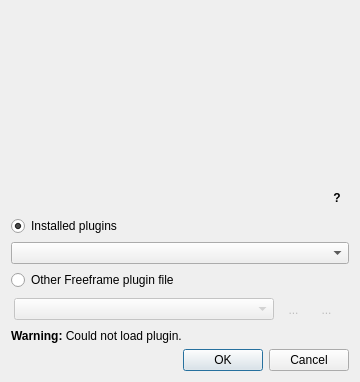
<?xml version="1.0" encoding="UTF-8"?>
<ui version="4.0">
 <class>FFGLEffectSelectionDialog</class>
 <widget class="QDialog" name="FFGLEffectSelectionDialog">
  <property name="geometry">
   <rect>
    <x>0</x>
    <y>0</y>
    <width>360</width>
    <height>382</height>
   </rect>
  </property>
  <property name="windowTitle">
   <string>Dialog</string>
  </property>
  <property name="windowIcon">
   <iconset resource="../icons.qrc">
    <normaloff>:/glmixer/icons/ffgl-source.png</normaloff>:/glmixer/icons/ffgl-source.png</iconset>
  </property>
  <property name="styleSheet">
   <string notr="true">QToolButton {
     border-style: solid;
     border-width: 1px;
     border-radius:5px;
         padding: 3px;
     min-height: 16px;
     min-width: 16px;
     border-color: transparent;
     background: transparent;
}</string>
  </property>
  <layout class="QVBoxLayout" name="verticalLayout">
   <item>
    <widget class="SourceDisplayWidget" name="preview" native="true">
     <property name="sizePolicy">
      <sizepolicy hsizetype="Preferred" vsizetype="Expanding">
       <horstretch>0</horstretch>
       <verstretch>0</verstretch>
      </sizepolicy>
     </property>
    </widget>
   </item>
   <item>
    <layout class="QHBoxLayout" name="horizontalLayout_2">
     <item>
      <widget class="QLabel" name="label_3">
       <property name="text">
        <string/>
       </property>
       <property name="pixmap">
        <pixmap resource="../icons.qrc">:/glmixer/icons/freeframe.png</pixmap>
       </property>
       <property name="scaledContents">
        <bool>false</bool>
       </property>
      </widget>
     </item>
     <item>
      <widget class="QToolButton" name="helpFreeFrameButton">
       <property name="toolTip">
        <string>Open Online Documentation</string>
       </property>
       <property name="styleSheet">
        <string notr="true">QToolButton {
     min-height: 16px;
     min-width: 16px;
     max-height: 16px;
     max-width: 16px;
        font: bold;
}

</string>
       </property>
       <property name="text">
        <string>?</string>
       </property>
       <property name="icon">
        <iconset resource="../icons.qrc">
         <normaloff>:/glmixer/icons/question.png</normaloff>:/glmixer/icons/question.png</iconset>
       </property>
      </widget>
     </item>
    </layout>
   </item>
   <item>
    <widget class="QRadioButton" name="freeframeEmbededPlugin">
     <property name="text">
      <string>Installed plugins</string>
     </property>
     <property name="checked">
      <bool>true</bool>
     </property>
    </widget>
   </item>
   <item>
    <widget class="QComboBox" name="freeframeEmbededList">
     <item>
      <property name="text">
       <string/>
      </property>
     </item>
    </widget>
   </item>
   <item>
    <widget class="QRadioButton" name="freeframeFilePlugin">
     <property name="text">
      <string>Other Freeframe plugin file</string>
     </property>
    </widget>
   </item>
   <item>
    <widget class="QWidget" name="widgetSelectPluginFile" native="true">
     <property name="enabled">
      <bool>false</bool>
     </property>
     <property name="sizePolicy">
      <sizepolicy hsizetype="Preferred" vsizetype="Maximum">
       <horstretch>0</horstretch>
       <verstretch>0</verstretch>
      </sizepolicy>
     </property>
     <layout class="QHBoxLayout" name="horizontalLayout">
      <property name="leftMargin">
       <number>3</number>
      </property>
      <property name="topMargin">
       <number>0</number>
      </property>
      <property name="bottomMargin">
       <number>0</number>
      </property>
      <item>
       <widget class="QComboBox" name="freeframeFileList">
        <property name="toolTip">
         <string>Select a FreeFrame plugin</string>
        </property>
        <property name="editable">
         <bool>false</bool>
        </property>
        <property name="maxCount">
         <number>10</number>
        </property>
        <property name="insertPolicy">
         <enum>QComboBox::InsertAtTop</enum>
        </property>
        <property name="sizeAdjustPolicy">
         <enum>QComboBox::AdjustToMinimumContentsLength</enum>
        </property>
        <property name="duplicatesEnabled">
         <bool>false</bool>
        </property>
        <property name="frame">
         <bool>true</bool>
        </property>
       </widget>
      </item>
      <item>
       <widget class="QToolButton" name="freeframeOpenfile">
        <property name="toolTip">
         <string>Browse to open a shared library file (.dll, .so or .bundle).</string>
        </property>
        <property name="text">
         <string>...</string>
        </property>
        <property name="icon">
         <iconset resource="../icons.qrc">
          <normaloff>:/glmixer/icons/folderadd.png</normaloff>:/glmixer/icons/folderadd.png</iconset>
        </property>
       </widget>
      </item>
      <item>
       <widget class="QToolButton" name="freeframeDeleteFile">
        <property name="text">
         <string>...</string>
        </property>
        <property name="icon">
         <iconset resource="../icons.qrc">
          <normaloff>:/glmixer/icons/fileclose.png</normaloff>:/glmixer/icons/fileclose.png</iconset>
        </property>
       </widget>
      </item>
     </layout>
    </widget>
   </item>
   <item>
    <widget class="QLabel" name="warningLabel">
     <property name="text">
      <string>&lt;html&gt;&lt;head/&gt;&lt;body&gt;&lt;p&gt;&lt;span style=&quot; font-weight:600;&quot;&gt;Warning:&lt;/span&gt; Could not load plugin.&lt;/p&gt;&lt;/body&gt;&lt;/html&gt;</string>
     </property>
     <property name="textFormat">
      <enum>Qt::RichText</enum>
     </property>
    </widget>
   </item>
   <item>
    <widget class="QDialogButtonBox" name="buttonBox">
     <property name="orientation">
      <enum>Qt::Horizontal</enum>
     </property>
     <property name="standardButtons">
      <set>QDialogButtonBox::Cancel|QDialogButtonBox::Ok</set>
     </property>
    </widget>
   </item>
  </layout>
 </widget>
 <customwidgets>
  <customwidget>
   <class>SourceDisplayWidget</class>
   <extends>QWidget</extends>
   <header>SourceDisplayWidget.h</header>
   <container>1</container>
  </customwidget>
 </customwidgets>
 <resources>
  <include location="../icons.qrc"/>
 </resources>
 <connections>
  <connection>
   <sender>buttonBox</sender>
   <signal>accepted()</signal>
   <receiver>FFGLEffectSelectionDialog</receiver>
   <slot>accept()</slot>
   <hints>
    <hint type="sourcelabel">
     <x>257</x>
     <y>372</y>
    </hint>
    <hint type="destinationlabel">
     <x>157</x>
     <y>274</y>
    </hint>
   </hints>
  </connection>
  <connection>
   <sender>buttonBox</sender>
   <signal>rejected()</signal>
   <receiver>FFGLEffectSelectionDialog</receiver>
   <slot>reject()</slot>
   <hints>
    <hint type="sourcelabel">
     <x>325</x>
     <y>372</y>
    </hint>
    <hint type="destinationlabel">
     <x>286</x>
     <y>274</y>
    </hint>
   </hints>
  </connection>
  <connection>
   <sender>freeframeEmbededPlugin</sender>
   <signal>clicked()</signal>
   <receiver>FFGLEffectSelectionDialog</receiver>
   <slot>updateSourcePreview()</slot>
   <hints>
    <hint type="sourcelabel">
     <x>326</x>
     <y>246</y>
    </hint>
    <hint type="destinationlabel">
     <x>408</x>
     <y>245</y>
    </hint>
   </hints>
  </connection>
  <connection>
   <sender>freeframeEmbededList</sender>
   <signal>currentIndexChanged(int)</signal>
   <receiver>FFGLEffectSelectionDialog</receiver>
   <slot>updateSourcePreview()</slot>
   <hints>
    <hint type="sourcelabel">
     <x>338</x>
     <y>276</y>
    </hint>
    <hint type="destinationlabel">
     <x>391</x>
     <y>277</y>
    </hint>
   </hints>
  </connection>
  <connection>
   <sender>helpFreeFrameButton</sender>
   <signal>clicked()</signal>
   <receiver>FFGLEffectSelectionDialog</receiver>
   <slot>showFreeframeHelp()</slot>
   <hints>
    <hint type="sourcelabel">
     <x>337</x>
     <y>215</y>
    </hint>
    <hint type="destinationlabel">
     <x>394</x>
     <y>216</y>
    </hint>
   </hints>
  </connection>
  <connection>
   <sender>freeframeFilePlugin</sender>
   <signal>clicked()</signal>
   <receiver>FFGLEffectSelectionDialog</receiver>
   <slot>updateSourcePreview()</slot>
   <hints>
    <hint type="sourcelabel">
     <x>340</x>
     <y>303</y>
    </hint>
    <hint type="destinationlabel">
     <x>398</x>
     <y>303</y>
    </hint>
   </hints>
  </connection>
  <connection>
   <sender>freeframeDeleteFile</sender>
   <signal>clicked()</signal>
   <receiver>FFGLEffectSelectionDialog</receiver>
   <slot>deleteFreeframePlugin()</slot>
   <hints>
    <hint type="sourcelabel">
     <x>332</x>
     <y>331</y>
    </hint>
    <hint type="destinationlabel">
     <x>386</x>
     <y>331</y>
    </hint>
   </hints>
  </connection>
  <connection>
   <sender>freeframeOpenfile</sender>
   <signal>clicked()</signal>
   <receiver>FFGLEffectSelectionDialog</receiver>
   <slot>browseFreeframePlugin()</slot>
   <hints>
    <hint type="sourcelabel">
     <x>297</x>
     <y>342</y>
    </hint>
    <hint type="destinationlabel">
     <x>283</x>
     <y>415</y>
    </hint>
   </hints>
  </connection>
  <connection>
   <sender>freeframeFileList</sender>
   <signal>currentIndexChanged(int)</signal>
   <receiver>FFGLEffectSelectionDialog</receiver>
   <slot>updateSourcePreview()</slot>
   <hints>
    <hint type="sourcelabel">
     <x>178</x>
     <y>336</y>
    </hint>
    <hint type="destinationlabel">
     <x>201</x>
     <y>397</y>
    </hint>
   </hints>
  </connection>
  <connection>
   <sender>freeframeEmbededPlugin</sender>
   <signal>toggled(bool)</signal>
   <receiver>freeframeEmbededList</receiver>
   <slot>setEnabled(bool)</slot>
   <hints>
    <hint type="sourcelabel">
     <x>75</x>
     <y>248</y>
    </hint>
    <hint type="destinationlabel">
     <x>81</x>
     <y>273</y>
    </hint>
   </hints>
  </connection>
  <connection>
   <sender>freeframeFilePlugin</sender>
   <signal>toggled(bool)</signal>
   <receiver>widgetSelectPluginFile</receiver>
   <slot>setEnabled(bool)</slot>
   <hints>
    <hint type="sourcelabel">
     <x>52</x>
     <y>299</y>
    </hint>
    <hint type="destinationlabel">
     <x>40</x>
     <y>318</y>
    </hint>
   </hints>
  </connection>
 </connections>
 <slots>
  <slot>updateSourcePreview()</slot>
  <slot>showFreeframeHelp()</slot>
  <slot>browseFreeframePlugin()</slot>
  <slot>deleteFreeframePlugin()</slot>
 </slots>
</ui>
